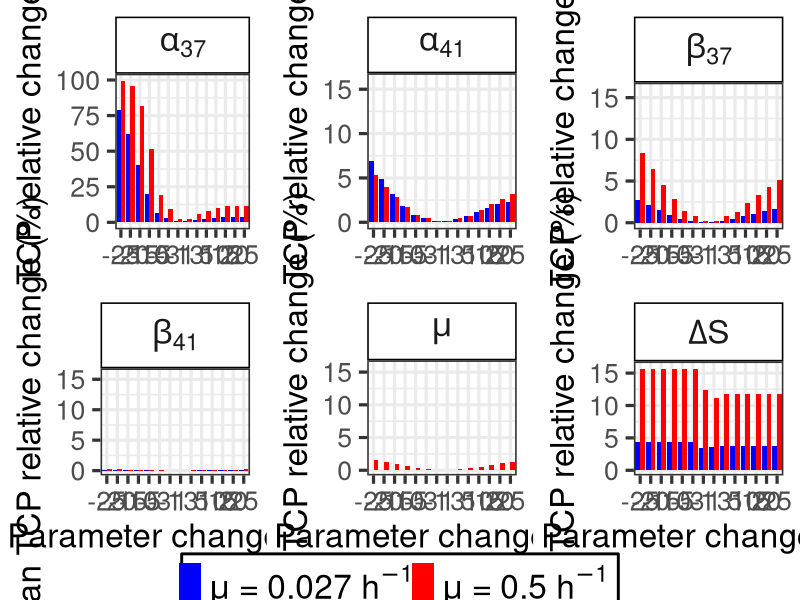

Write the R code that produced this figure.
#Open required libraries
library(reshape2)
library(ggplot2)
library(ggpubr)

#Make sure that there is no open graphs
graphics.off()

size = 24

#Plots of sensitivity analysis
results<-read.table("../results/sensitivity_analysis.dat", header=T)

p1<-ggplot(results, aes(x=diff, y=TCP_0,fill=factor(mu)))+geom_bar(position='dodge', stat = "identity")+scale_fill_manual(values=c("blue", "red"), labels=c(expression(mu~"= 0.027 h"^-1), expression(mu~"= 0.5 h"^-1)))+xlab("Parameter change (%)")+ylab("Mean TCP relative change (%)")+theme_bw(base_size=size)+theme(strip.background = element_rect(colour="black", fill="white"),legend.title=element_blank(),legend.box.background=element_rect(linewidth = 1.5), legend.direction="vertical",strip.text.x = element_text(size = size))+facet_grid(cols=vars("alpha[37]"),labeller = label_parsed)+ theme(legend.position = "none")+scale_x_discrete(limit=c("1","2","3","4","5","6","7","8","9","10","11","12","13","14"),breaks=c("1","2","3","4","5","6","7","8","9","10","11","12","13","14"), labels=c("-25","-20","-15","-10","-5","-3","-1","1","3","5","10","15","20","25"))
p2<-ggplot(results, aes(x=diff, y=TCP_1,fill=factor(mu)))+geom_bar(position='dodge', stat = "identity")+scale_fill_manual(values=c("blue", "red"), labels=c(expression(mu~"= 0.027 h"^-1), expression(mu~"= 0.5 h"^-1)))+xlab("Parameter change (%)")+ylab("Mean TCP relative change (%)")+theme_bw(base_size=size)+theme(strip.background = element_rect(colour="black", fill="white"),legend.title=element_blank(),legend.box.background=element_rect(linewidth = 1.5), legend.direction="vertical",strip.text.x = element_text(size = size))+facet_grid(cols=vars("alpha[41]"),labeller = label_parsed)+ theme(legend.position = "none")+scale_x_discrete(limit=c("1","2","3","4","5","6","7","8","9","10","11","12","13","14"),breaks=c("1","2","3","4","5","6","7","8","9","10","11","12","13","14"), labels=c("-25","-20","-15","-10","-5","-3","-1","1","3","5","10","15","20","25"))+coord_cartesian(ylim=c(0,16))
p3<-ggplot(results, aes(x=diff, y=TCP_2,fill=factor(mu)))+geom_bar(position='dodge', stat = "identity")+scale_fill_manual(values=c("blue", "red"), labels=c(expression(mu~"= 0.027 h"^-1), expression(mu~"= 0.5 h"^-1)))+xlab("Parameter change (%)")+ylab("Mean TCP relative change (%)")+theme_bw(base_size=size)+theme(strip.background = element_rect(colour="black", fill="white"),legend.title=element_blank(),legend.box.background=element_rect(linewidth = 1.5), legend.direction="vertical",strip.text.x = element_text(size = size))+facet_grid(cols=vars("beta[37]"),labeller = label_parsed)+ theme(legend.position = "none")+scale_x_discrete(limit=c("1","2","3","4","5","6","7","8","9","10","11","12","13","14"),breaks=c("1","2","3","4","5","6","7","8","9","10","11","12","13","14"), labels=c("-25","-20","-15","-10","-5","-3","-1","1","3","5","10","15","20","25"))+coord_cartesian(ylim=c(0,16))
p4<-ggplot(results, aes(x=diff, y=TCP_3,fill=factor(mu)))+geom_bar(position='dodge', stat = "identity")+scale_fill_manual(values=c("blue", "red"), labels=c(expression(mu~"= 0.027 h"^-1), expression(mu~"= 0.5 h"^-1)))+xlab("Parameter change (%)")+ylab("Mean TCP relative change (%)")+theme_bw(base_size=size)+theme(strip.background = element_rect(colour="black", fill="white"),legend.title=element_blank(),legend.box.background=element_rect(linewidth = 1.5), legend.direction="vertical",strip.text.x = element_text(size = size))+facet_grid(cols=vars("beta[41]"),labeller = label_parsed)+ theme(legend.position = "none")+scale_x_discrete(limit=c("1","2","3","4","5","6","7","8","9","10","11","12","13","14"),breaks=c("1","2","3","4","5","6","7","8","9","10","11","12","13","14"), labels=c("-25","-20","-15","-10","-5","-3","-1","1","3","5","10","15","20","25"))+coord_cartesian(ylim=c(0,16))
p5<-ggplot(results, aes(x=diff, y=TCP_4,fill=factor(mu)))+geom_bar(position='dodge', stat = "identity")+scale_fill_manual(values=c("blue", "red"), labels=c(expression(mu~"= 0.027 h"^-1), expression(mu~"= 0.5 h"^-1)))+xlab("Parameter change (%)")+ylab("Mean TCP relative change (%)")+theme_bw(base_size=size)+theme(strip.background = element_rect(colour="black", fill="white"),legend.title=element_blank(),legend.box.background=element_rect(linewidth = 1.5), legend.direction="vertical",strip.text.x = element_text(size = size))+facet_grid(cols=vars("mu"),labeller = label_parsed)+ theme(legend.position = "none")+scale_x_discrete(limit=c("1","2","3","4","5","6","7","8","9","10","11","12","13","14"),breaks=c("1","2","3","4","5","6","7","8","9","10","11","12","13","14"), labels=c("-25","-20","-15","-10","-5","-3","-1","1","3","5","10","15","20","25"))+coord_cartesian(ylim=c(0,16))
p6<-ggplot(results, aes(x=diff, y=TCP_5,fill=factor(mu)))+geom_bar(position='dodge', stat = "identity")+scale_fill_manual(values=c("blue", "red"), labels=c(expression(mu~"= 0.027 h"^-1), expression(mu~"= 0.5 h"^-1)))+xlab("Parameter change (%)")+ylab("Mean TCP relative change (%)")+theme_bw(base_size=size)+theme(strip.background = element_rect(colour="black", fill="white"),legend.title=element_blank(),legend.box.background=element_rect(linewidth = 1.5), legend.direction="vertical",strip.text.x = element_text(size = size))+facet_grid(cols=vars('Delta*S'),labeller = label_parsed)+ theme(legend.position = "none")+scale_x_discrete(limit=c("1","2","3","4","5","6","7","8","9","10","11","12","13","14"),breaks=c("1","2","3","4","5","6","7","8","9","10","11","12","13","14"), labels=c("-25","-20","-15","-10","-5","-3","-1","1","3","5","10","15","20","25"))+coord_cartesian(ylim=c(0,16))


legend<-ggplot(results, aes(x=diff, y=TCP_5,fill=factor(mu)))+geom_bar(position='dodge', stat = "identity")+scale_fill_manual(values=c("blue", "red"), labels=c(expression(mu~"= 0.027 h"^-1), expression(mu~"= 0.5 h"^-1)))+xlab("")+ylab("")+coord_cartesian(xlim=c(0,0),ylim=c(0,0))+theme_void()+theme(legend.text=element_text(size=size),legend.title=element_blank(),legend.box.background=element_rect(linewidth = 1.), legend.direction="horizontal", legend.position = c(0.5,0.5),legend.margin=margin(2,5,2,-1, unit='mm'),legend.spacing.x = unit(0.5, 'cm'))+scale_x_discrete(expand = c(0,0))+scale_y_discrete(expand = c(0,0))

pdf("Figure_12.pdf",width=24,height=14)
ggarrange(ggarrange(p1+xlab(NULL), p2+xlab(NULL), p3+xlab(NULL), p4, p5, p6, font.label = list(size = size),ncol = 3, nrow = 2),legend, heights = c(2, 0.1), nrow = 2)
graphics.off()